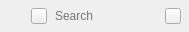
<?xml version="1.0" encoding="UTF-8"?>
<ui version="4.0">
 <class>SearchLineEdit</class>
 <widget class="QWidget" name="SearchLineEdit">
  <property name="geometry">
   <rect>
    <x>0</x>
    <y>0</y>
    <width>189</width>
    <height>32</height>
   </rect>
  </property>
  <property name="minimumSize">
   <size>
    <width>0</width>
    <height>32</height>
   </size>
  </property>
  <property name="maximumSize">
   <size>
    <width>16777215</width>
    <height>32</height>
   </size>
  </property>
  <property name="focusPolicy">
   <enum>Qt::StrongFocus</enum>
  </property>
  <property name="windowTitle">
   <string notr="true">Form</string>
  </property>
  <property name="autoFillBackground">
   <bool>false</bool>
  </property>
  <property name="styleSheet">
   <string notr="true">QLineEdit
{
background-color: transparent;
}

#searchContainer
{
background-color: #EFEFF0; /*colorToken.surface-2*/
border-radius: 16px;
}
</string>
  </property>
  <property name="lineWidth" stdset="0">
   <number>0</number>
  </property>
  <layout class="QHBoxLayout" name="horizontalLayout" stretch="0,0">
   <property name="spacing">
    <number>8</number>
   </property>
   <property name="leftMargin">
    <number>0</number>
   </property>
   <property name="topMargin">
    <number>0</number>
   </property>
   <property name="rightMargin">
    <number>0</number>
   </property>
   <property name="bottomMargin">
    <number>0</number>
   </property>
   <item>
    <widget class="QWidget" name="customWidget" native="true">
     <property name="sizePolicy">
      <sizepolicy hsizetype="Expanding" vsizetype="Preferred">
       <horstretch>0</horstretch>
       <verstretch>0</verstretch>
      </sizepolicy>
     </property>
     <layout class="QHBoxLayout" name="customLayout">
      <property name="spacing">
       <number>0</number>
      </property>
      <property name="leftMargin">
       <number>0</number>
      </property>
      <property name="topMargin">
       <number>0</number>
      </property>
      <property name="rightMargin">
       <number>0</number>
      </property>
      <property name="bottomMargin">
       <number>0</number>
      </property>
     </layout>
    </widget>
   </item>
   <item>
    <widget class="QWidget" name="searchContainer" native="true">
     <property name="sizePolicy">
      <sizepolicy hsizetype="Preferred" vsizetype="Preferred">
       <horstretch>0</horstretch>
       <verstretch>0</verstretch>
      </sizepolicy>
     </property>
     <layout class="QHBoxLayout" name="horizontalLayout_2" stretch="0,0,0">
      <property name="spacing">
       <number>6</number>
      </property>
      <property name="leftMargin">
       <number>8</number>
      </property>
      <property name="topMargin">
       <number>3</number>
      </property>
      <property name="rightMargin">
       <number>8</number>
      </property>
      <property name="bottomMargin">
       <number>3</number>
      </property>
      <item>
       <widget class="TokenizableToolButton" name="tSearchIcon">
        <property name="sizePolicy">
         <sizepolicy hsizetype="Fixed" vsizetype="Fixed">
          <horstretch>0</horstretch>
          <verstretch>0</verstretch>
         </sizepolicy>
        </property>
        <property name="minimumSize">
         <size>
          <width>16</width>
          <height>16</height>
         </size>
        </property>
        <property name="maximumSize">
         <size>
          <width>16</width>
          <height>16</height>
         </size>
        </property>
        <property name="cursor">
         <cursorShape>PointingHandCursor</cursorShape>
        </property>
        <property name="text">
         <string notr="true"/>
        </property>
        <property name="icon">
         <iconset resource="../Resources_common.qrc">
          <normaloff>:/search_small_thin_outline</normaloff>:/search_small_thin_outline</iconset>
        </property>
        <property name="checkable">
         <bool>false</bool>
        </property>
        <property name="checked">
         <bool>false</bool>
        </property>
        <property name="type" stdset="0">
         <string notr="true">ghost</string>
        </property>
        <property name="disabled_off" stdset="0">
         <string notr="true">icon-disabled</string>
        </property>
        <property name="normal_off" stdset="0">
         <string notr="true">icon-secondary</string>
        </property>
       </widget>
      </item>
      <item>
       <widget class="QLineEdit" name="leSearchField">
        <property name="sizePolicy">
         <sizepolicy hsizetype="Expanding" vsizetype="Fixed">
          <horstretch>0</horstretch>
          <verstretch>0</verstretch>
         </sizepolicy>
        </property>
        <property name="minimumSize">
         <size>
          <width>0</width>
          <height>0</height>
         </size>
        </property>
        <property name="maximumSize">
         <size>
          <width>16777215</width>
          <height>16777215</height>
         </size>
        </property>
        <property name="text">
         <string notr="true"/>
        </property>
        <property name="frame">
         <bool>false</bool>
        </property>
        <property name="placeholderText">
         <string>Search</string>
        </property>
        <property name="type" stdset="0">
         <string notr="true">borderless</string>
        </property>
       </widget>
      </item>
      <item>
       <widget class="TokenizableToolButton" name="tSearchCancel">
        <property name="minimumSize">
         <size>
          <width>16</width>
          <height>16</height>
         </size>
        </property>
        <property name="maximumSize">
         <size>
          <width>16</width>
          <height>16</height>
         </size>
        </property>
        <property name="cursor">
         <cursorShape>PointingHandCursor</cursorShape>
        </property>
        <property name="text">
         <string notr="true"/>
        </property>
        <property name="icon">
         <iconset resource="../Resources_common.qrc">
          <normaloff>:/x-circle_small_thin_outline</normaloff>:/x-circle_small_thin_outline</iconset>
        </property>
        <property name="type" stdset="0">
         <string notr="true">ghost</string>
        </property>
        <property name="disabled_off" stdset="0">
         <string notr="true">icon-disabled</string>
        </property>
        <property name="normal_off" stdset="0">
         <string notr="true">icon-secondary</string>
        </property>
       </widget>
      </item>
     </layout>
    </widget>
   </item>
  </layout>
 </widget>
 <customwidgets>
  <customwidget>
   <class>TokenizableToolButton</class>
   <extends>QToolButton</extends>
   <header>tokenizer/TokenizableItems/TokenizableButtons.h </header>
  </customwidget>
 </customwidgets>
 <resources>
  <include location="../Resources_common.qrc"/>
 </resources>
 <connections/>
</ui>
